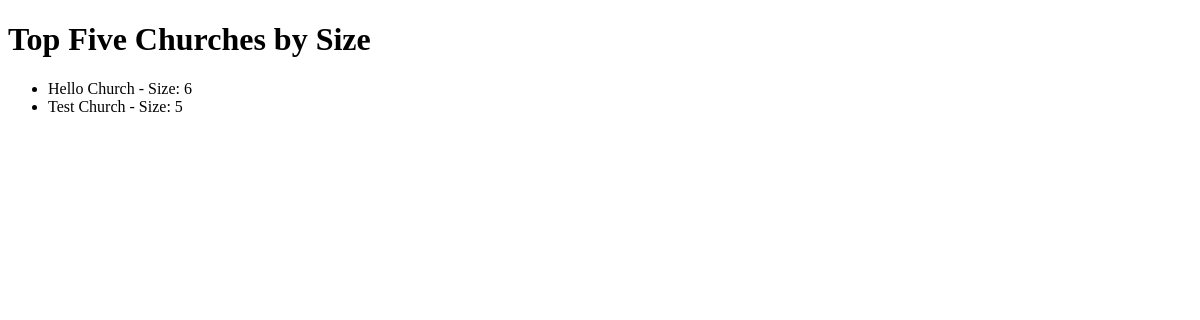
/churches/top/, run on an earlier commit of the app's database.
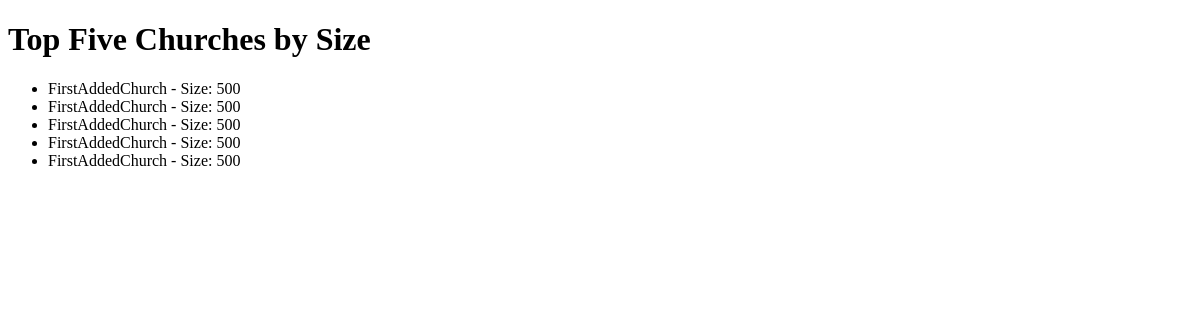
And on a later commit of the database.
### churches/models.py (models this page shows)
class Church(models.Model):
    church_name_text = models.CharField(max_length=200)
    size_int = models.IntegerField(
        default=0,
        validators=[MinValueValidator(0)],  # Ensures the integer is non-negative
    )
    church_type_text = models.CharField(
        max_length=200,
        choices=CHURCH_TYPE_CHOICES,
        default="NON_DENOMINATIONAL",  # Ensure default is one of the choices
    )

### churches/views.py (the view)
# urls.py: path("top/", views.topChurches, name="topChurches"),
def topChurches(request):
    top_five_churches = Church.objects.order_by("-size_int")[:5]
    context = {"top_five_churches": top_five_churches}
    return render(request, "top_churches.html", context)

### churches/templates/top_churches.html (shortened to what this page needs)
<!DOCTYPE html>
<html lang="en">
<head>
</head>
<body>
    <h1>Top Five Churches by Size</h1>
    <ul>
        {% for church in top_five_churches %}
        <li>{{ church.church_name_text }} - Size: {{ church.size_int }}</li>
        {% empty %}
        <li>No churches found.</li>
        {% endfor %}
    </ul>
</body>
</html>

What changed in the data, as far as the page shows it:
no longer on this page (row unchanged): Church: church_name_text "Hello Church", size_int "6"
no longer on this page (row unchanged): Church: church_name_text "Test Church", size_int "5"
added Church: church_name_text "FirstAddedChurch", size_int "500"
added Church: church_name_text "FirstAddedChurch", size_int "500"
added Church: church_name_text "FirstAddedChurch", size_int "500"
added Church: church_name_text "FirstAddedChurch", size_int "500"
added Church: church_name_text "FirstAddedChurch", size_int "500"
